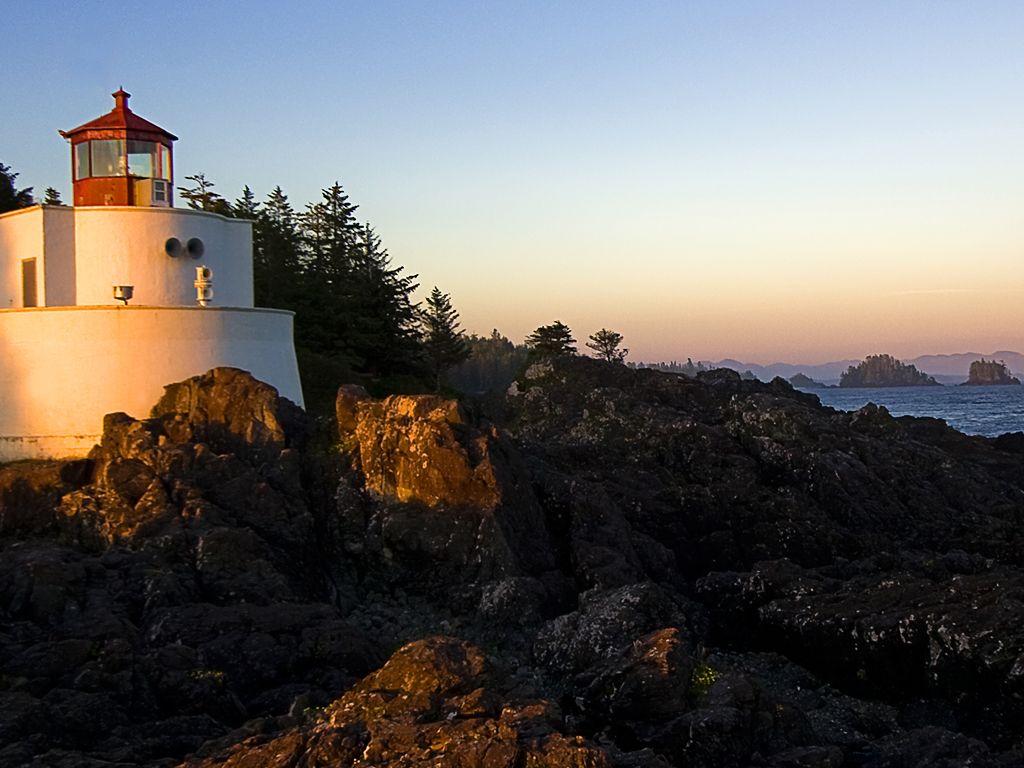
#> input picture light.jpg, 1024 x 768 px
$ python '014-Python PIL Image Derivatives magnitude scipy.py'
#> lines starting #> are read from the running program, lines starting #| are printed output that depends on the picture
# Image Derivatives

# How the image intensity changes over the image is important information and is used for many applications
# These derivative filters are easy to implement using the standard convolution available in the scipy.ndimage.filters module


from PIL import Image
from numpy import *
from scipy.ndimage import filters


img= array(Image.open('light.jpg').convert('L'))
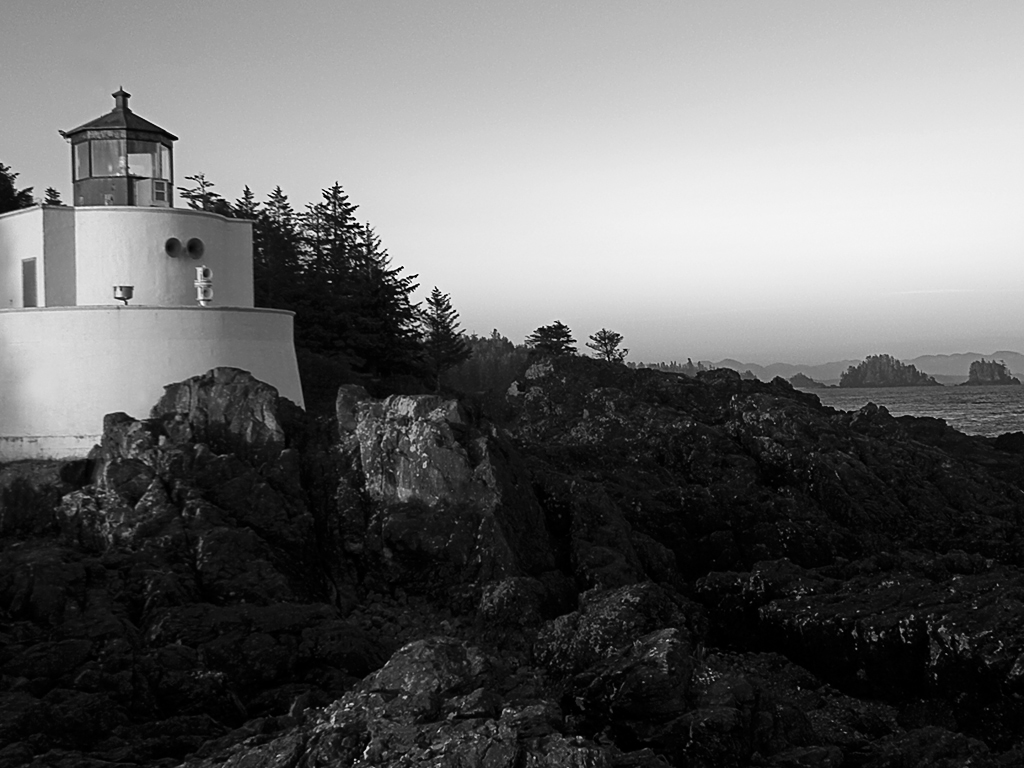
#> img: shape (768, 1024); min 0, max 255, mean 101.6
img1= array(Image.open('light.jpg'))
#> img1 is the input picture: shape (768, 1024, 3); mean R, G, B 104.2, 100.9, 98.4

# Sobel derivative filters
imx = zeros(img.shape)
filters.sobel(img,1,imx)

imy = zeros(img.shape)
filters.sobel(img,1,imy)
magnitude = sqrt(imx**2+imy**2)

imags=Image.fromarray(magnitude)
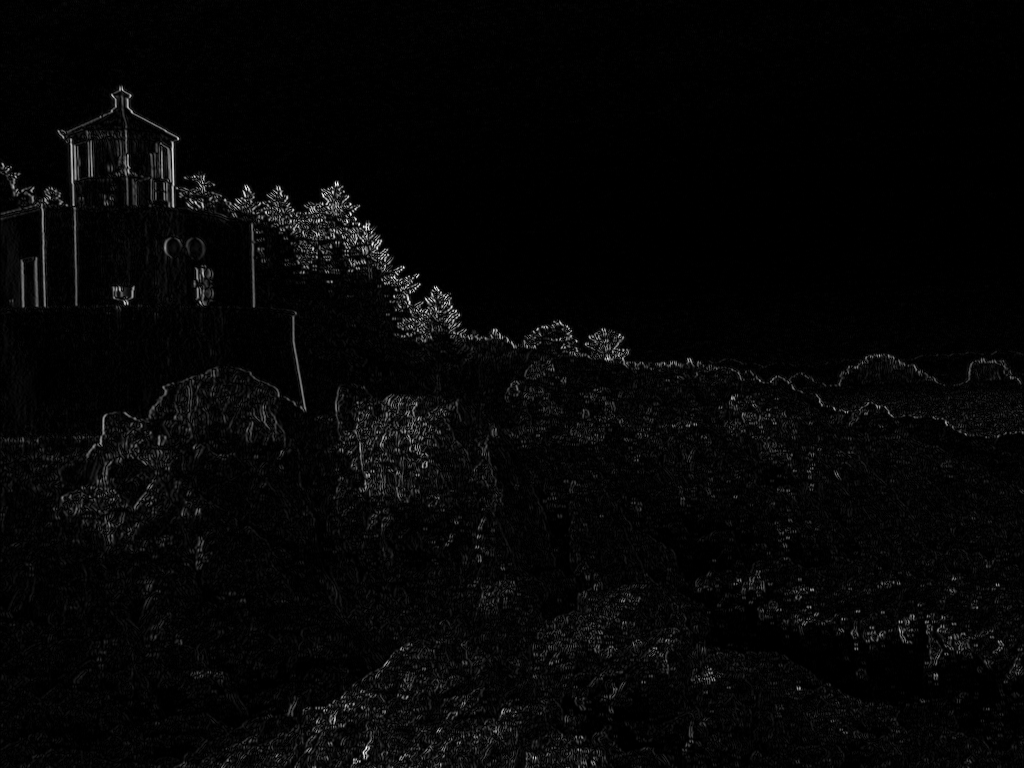
#> imags: PIL image 1024x768 F; min 0, max 1241.7, mean 31.1; drawn with min black and max white
imags.show()

$ run again, with 112.jpg copied over light.jpg
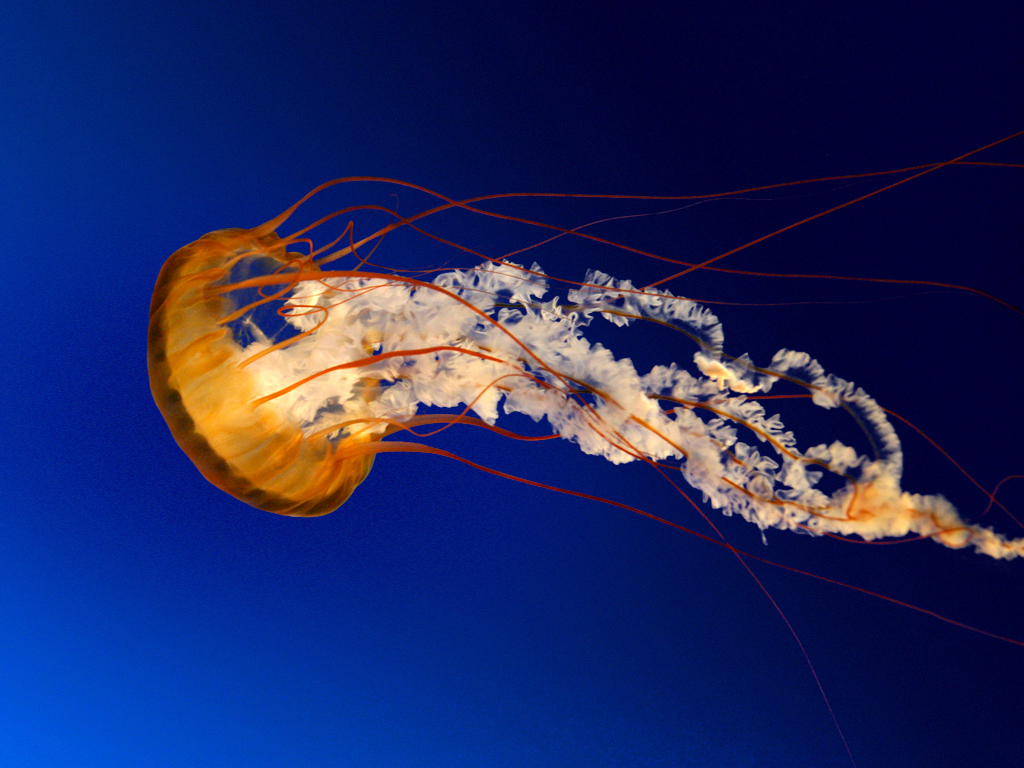
#> input picture 112.jpg, 1024 x 768 px
#> `img= array(Image.open('light.jpg').convert('L'))`:
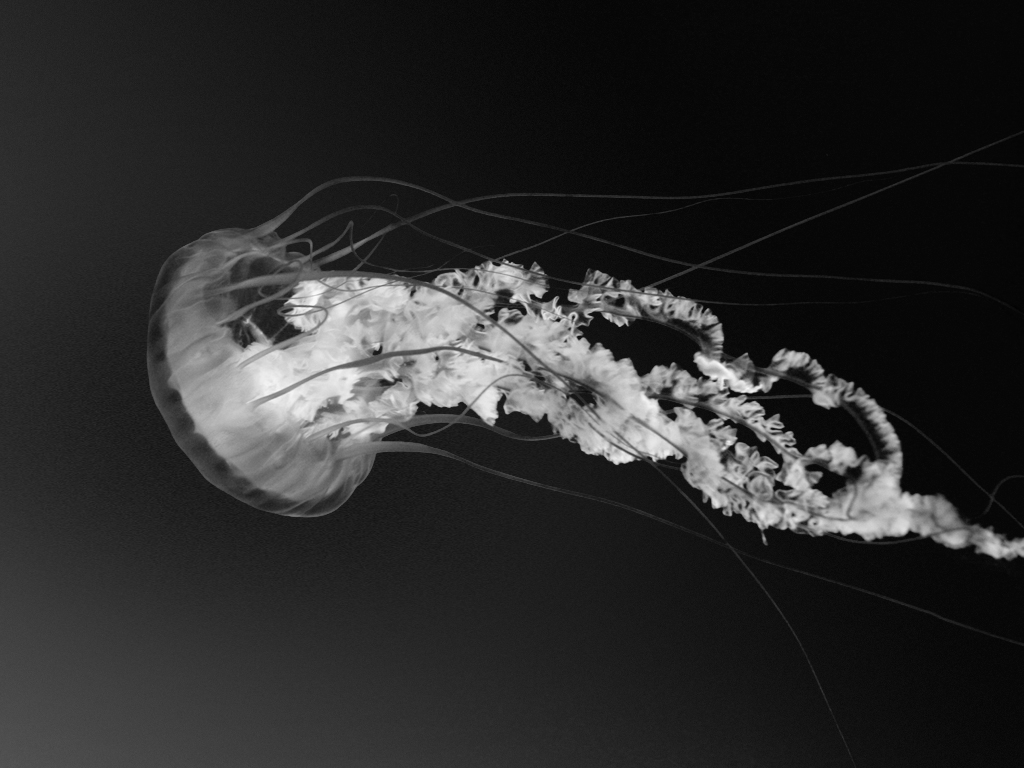
#> img: shape (768, 1024); min 1, max 251, mean 43.7
#> img1 is the input picture: shape (768, 1024, 3); mean R, G, B 31, 39.8, 97.4
#> `imags=Image.fromarray(magnitude)`:
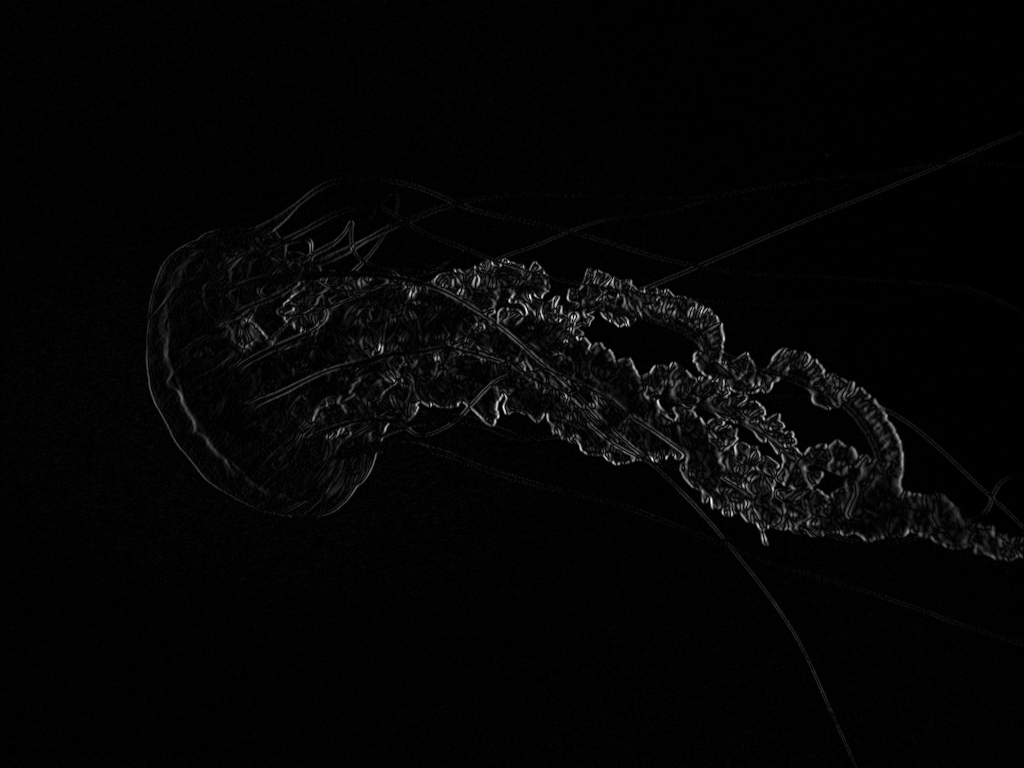
#> imags: PIL image 1024x768 F; min 0, max 951.8, mean 19; drawn with min black and max white

$ run again, with 123.jpg copied over light.jpg
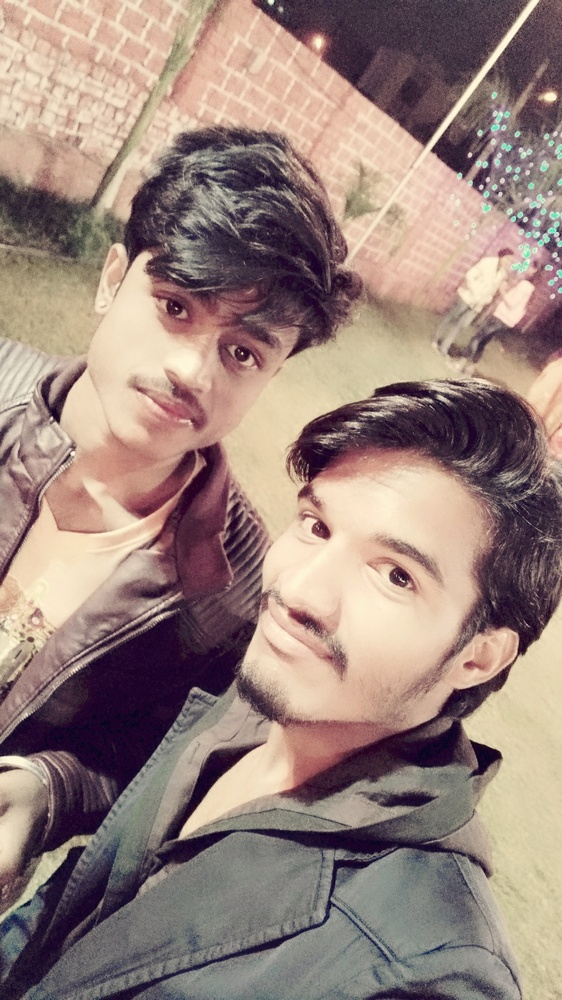
#> input picture 123.jpg, 562 x 1000 px, shrunk from 900 x 1600 before the run
#> `img= array(Image.open('light.jpg').convert('L'))`:
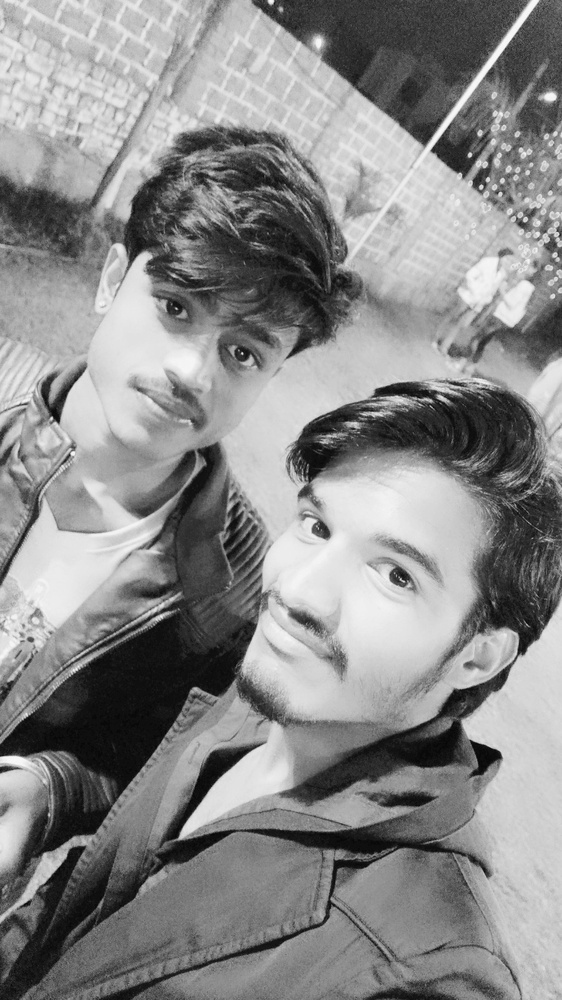
#> img: shape (1000, 562); min 3, max 250, mean 137.7
#> img1 is the input picture: shape (1000, 562, 3); mean R, G, B 153.7, 132.1, 124.8
#> `imags=Image.fromarray(magnitude)`:
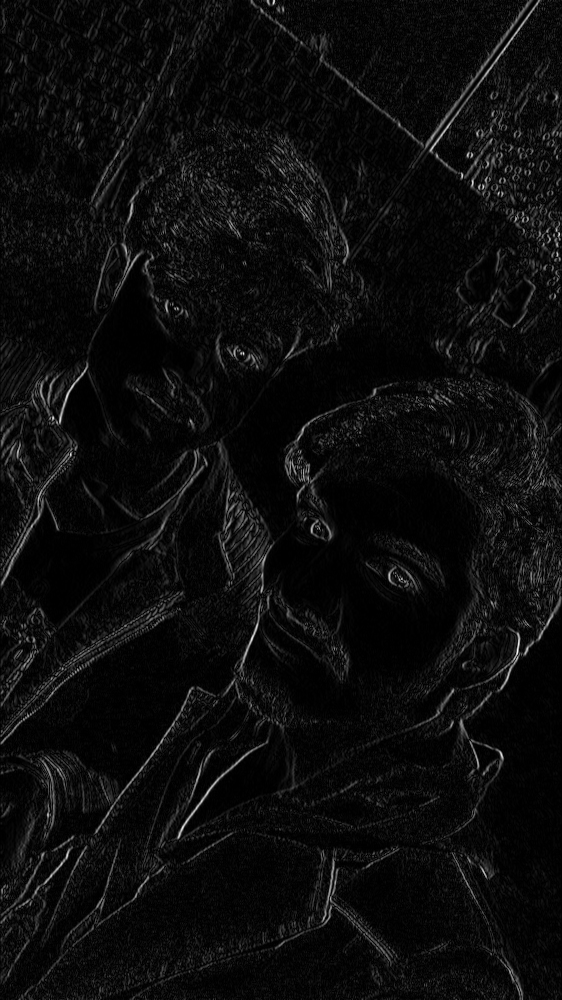
#> imags: PIL image 562x1000 F; min 0, max 1076.2, mean 55; drawn with min black and max white
